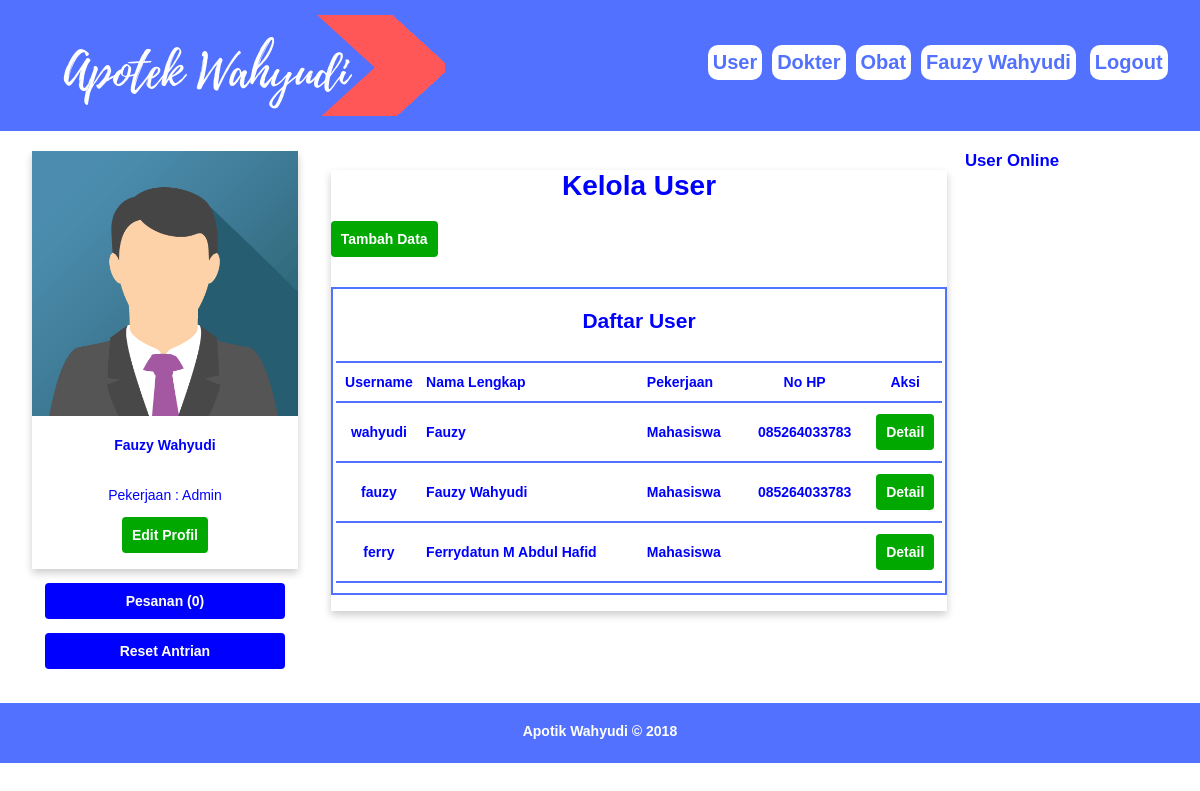
/damin.php?p=user (signed in), run on the app's committed database.
### tables this page shows
CREATE TABLE `tbl_user` (
  `id` int(11) NOT NULL,
  `username` varchar(20) NOT NULL,
  `password` text NOT NULL,
  `nama` varchar(50) NOT NULL,
  `pekerjaan` text NOT NULL,
  `panggilan` varchar(10) NOT NULL,
  `tmplahir` varchar(25) NOT NULL,
  `tgllahir` date NOT NULL DEFAULT '0000-00-00',
  `jk` char(1) NOT NULL,
  `alamat` text NOT NULL,
  `nohp` varchar(15) NOT NULL,
  `email` varchar(30) NOT NULL,
  `foto` text NOT NULL,
  `tglreg` datetime NOT NULL DEFAULT '0000-00-00 00:00:00',
  `status` int(11) NOT NULL,
  `lastlogin` datetime NOT NULL DEFAULT '0000-00-00 00:00:00',
  `pertanyaan` text,
  `jawaban` text
);

### user.php (the view)
<?php
include 'koneksi.php';
 ?>
 <div class="dh9">
   <div class="card">
     <center><h1>Kelola User</h1></center>
     <a href="<?php echo "?p=inp_user"; ?>"><button type="button" name="tambah" class="btn btn-edit">Tambah Data</button></a><p></p>
     <br>
     <table style="border: 2px solid #5271FF" width="100%">
          <tr>
            <td colspan="8" align="center"><h2>Daftar User</h2> </td>
          </tr>
          <tr>
            <td colspan="8"><hr color="#5271FF"> </td>
          </tr>
       <tr>
         <th>Username</th>
         <td> <b>Nama Lengkap </b></td>
         <td><b>Pekerjaan </b></td>
         <th>No HP</th>
         <th>Aksi</th>
       </tr>
       <tr>
            <td colspan="8"><hr color="#5271FF"> </td>
          </tr>
       <?php
       $sql=mysqli_query($kon,"select * from tbl_user");
       while ($rm=mysqli_fetch_array($sql)) {
         echo "<tr>
         <th>$rm[username]</th>
         <td><b>$rm[nama]</b></td>
         <td><b>$rm[pekerjaan]</b></td>
         <th>$rm[nohp]</th>
         <th><a href='damin.php?p=profilmhsmin&user=$rm[username]'><button type='button' class='btn btn-edit'>Detail</button></a>
         </td>
         </tr>";
         echo "<tr>
            <td colspan='8'><hr color='#5271FF'> </td>
          </tr>";
       }
        ?>
     </table>
     <br>
   </div>
 </div>
 <div class="dh3">
   <?php include "useronline.php"; ?>
 </div>

### damin.php (shortened to what this page needs)
<?php
include "koneksi.php";
?>
<!DOCTYPE html PUBLIC "-//W3C//DTD XHTML 1.0 Transitional//EN" "http://www.w3.org/TR/xhtml1/DTD/xhtml1-transitional.dtd">
<html xmlns="http://www.w3.org/1999/xhtml">
<head>
<link rel="stylesheet" type="text/css" href="style.css" />
</head>
<body>
<?php
if(!empty($_SESSION["user"]) and !empty($_SESSION["passmin"])){
  $sqlm = mysqli_query($kon, "select * from admin where id='$_SESSION[user]'");
  $rm = mysqli_fetch_array($sqlm);
?>
<div class="containermenu">
  <div class="grid">
    <div class="dh6">
      <img src="image/logo.png" alt="" id="logo register">
    </div>
    <div class="dh6" id="nav" align='right' >
	<?php
	echo "<a href='?p=user'>User</a>";
  echo "<a href='?p=dokter'>Dokter</a>";
  echo "<a href='?p=obat'>Obat</a>";
	echo "<a href='?p=profildamin'>$rm[nama]</a> ";
	echo "<a href='?p=logout' id='logout'>Logout</a>";
	?>
	</div>
  </div>
</div>
<div class="container4">
  <div class="grid">
    <div class="dh3"><?php include "kiridamin.php"; ?></div>
    <div class="dh9">
	<?php
	if($_GET["p"] == "logout"){
		include "logoutmin.php";
	}else if($_GET["p"] == "profildamin"){
		include "profildamin.php";
	}else if($_GET["p"]=="user"){
		include "user.php";
	}else if($_GET["p"]=="rule"){
		include "rule.php";
	}else if($_GET["p"]=="atursakit"){
		include "atursakit.php";
	}else if($_GET["p"]=="inp_user"){
		include "input_user.php";
	}else if($_GET["p"]=="inp_dokter"){
		include "input_dokter.php";
	}else if($_GET["p"]=="profilmhs"){
		include "profilmhs.php";
	}else if($_GET["p"]=="user_edit"){
		include "useredit.php";
	}else if($_GET["p"]=="dok_edit"){
		include "dokedit.php";
	}else if($_GET["p"]=="obat"){
		include "obat.php";
	}else if($_GET["p"]=="inp_obat"){
		include "input_obat.php";
	}else if($_GET["p"]=="stok_obat"){
		include "stok_obat.php";
	}else if($_GET["p"]=="obat_edit"){
		include "obatedit.php";
	}else if($_GET["p"]=="det_obat"){
		include "det_obat.php";
	}else if($_GET["p"]=="profilmhsmin"){
		include "profilmhsmin.php";
	}else if($_GET["p"]=="pesankirim"){
		include "pesankirim.php";
	}else if($_GET["p"]=="dokter"){
		include "dokter.php";
	}else if($_GET["p"]=="profildokmin"){
		include "profildokmin.php";
	}else if($_GET["p"]=="jadwal_dokmin"){
		include "jadwal_dokmin.php";
	}else if($_GET["p"]=="editjadmin"){
		include "editjadmin.php";
	}else if($_GET["p"]=="pesanan_user"){
		include "pesanan_user.php";
	}else if($_GET["p"]=="detpesanan"){
		include "detpesanan.php";
	}else{
		include "homemin.php";
		}
	?>
	</div>
  </div>
</div>
<div class="container3">
  <div class="grid">
    <div class="dh12"><center>Apotik Wahyudi &copy; 2018</center></div>
  </div>
</div>
<?php
}else{
  include "mimin.php";
}
?>
</body>
</html>

### kiridamin.php (shortened to what this page needs)
<div class="card">
<?php
if(!empty($rm["foto"])){
	$foto = "foto/$rm[foto]";
}else{
	$foto = "foto/avatar.png";
}
?>
<img src="<?php echo "$foto"; ?>" alt="Avatar" style="width:100%">
<div class="isicard">
<?php
  echo "<h4>$rm[nama]</h4>";
  echo "<p><br>Pekerjaan : Admin</p>";
?>
<a href="<?php echo "?p=profildamin"?>"><button type="button" class="btn btn-edit">Edit Profil</button></a>
</div>
</div>
<p>
	<?php
	$sql=mysqli_query($kon,"SELECT * from pesanan where status_pesanan='Belum Diambil'");
	$row=mysqli_num_rows($sql);
	 ?>
<div align="center">
<a href="<?php echo "?p=pesanan_user"; ?>"><button type="button" class="btn btn-menu">Pesanan (<?php echo "$row"; ?>)</button></a> <p></p>
<a href="<?php echo "aksimin.php?p=resetantri";?>"><button type="button" class="btn btn-menu">Reset Antrian</button></a>
</div>

### style.css (style rules this page uses)
body { font-family:Arial; font-size:14px; padding:0px; margin:0px; }
.grid { width:100%; overflow:hidden; }
#nav { height: 100px; }
#nav a { color: #5271FF; font-size: 20px; display: inline-block; margin-top: 30px; }
.dh3 { width:22.91%; }
.dh6 { width:47.91%; }
.dh9 { width:72.91%; }
.dh12 { width:97.91%; }
.dh1, .dh2, .dh3, .dh4, .dh5, .dh6, .dh7, .dh8, .dh9, .dh10, .dh11, .dh12 { float:left; display:inline; margin:0 1.04%; }
.container3 { background-color:#5271FF; color:#FFFFFF; height:20px; padding:20px; font-weight: bold; }
.containermenu { background-color: #5271FF; color:#FFFFFF; padding:15px; line-height:25px; }
.containermenu a { text-decoration:none; margin: 5px 5px; background-color: white; border: 0px solid white; border-radius: 10px; padding: 5px 5px; font-weight: bold; }
.container4 { background-color:#FFFFFF; color:blue; height:auto; padding:20px; }
.card { box-shadow: 0 4px 8px 0 rgba(0,0,0,0.2); }
.isicard { padding:2px 16px; text-align:center; }
.btn { font-family:Arial; font-size:14px; padding:9px; cursor:pointer; border:1px solid transparent; border-radius:4px; }
.btn-edit { color:#FFFFFF; background-color:#00A800; width:auto; font-weight: bold; }
.btn-menu { color:#FFFFFF; background-color:blue; width:90%; font-weight:bold; }

### data on the page
tbl_user: username "wahyudi", nama "Fauzy", pekerjaan "Mahasiswa", nohp "085264033783"
tbl_user: username "fauzy", nama "Fauzy Wahyudi", pekerjaan "Mahasiswa", nohp "085264033783"
tbl_user: username "ferry", nama "Ferrydatun M Abdul Hafid", pekerjaan "Mahasiswa"

### other printed values
$rm[nama] "Fauzy Wahyudi"
$row "0"
